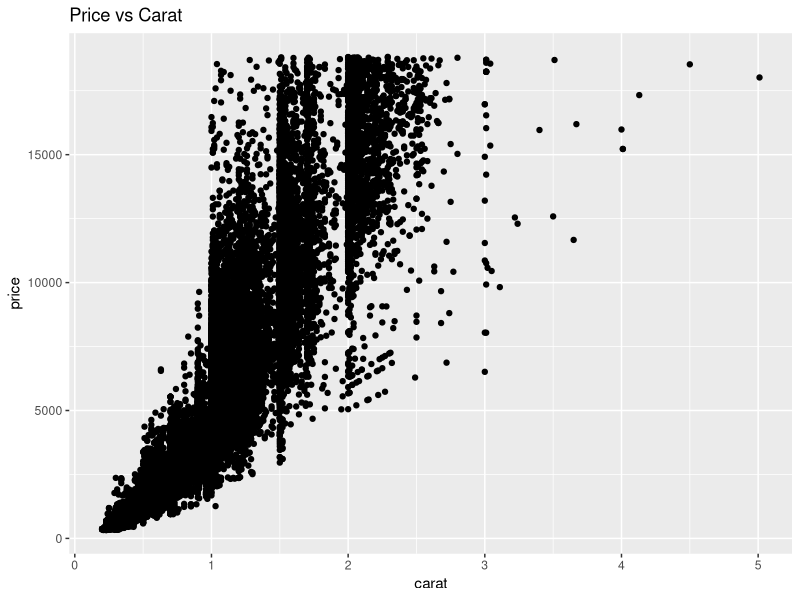
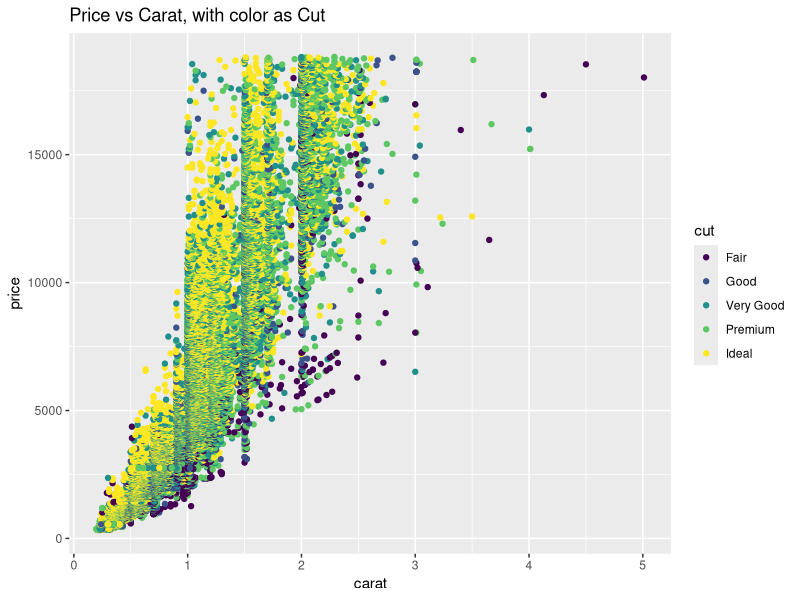
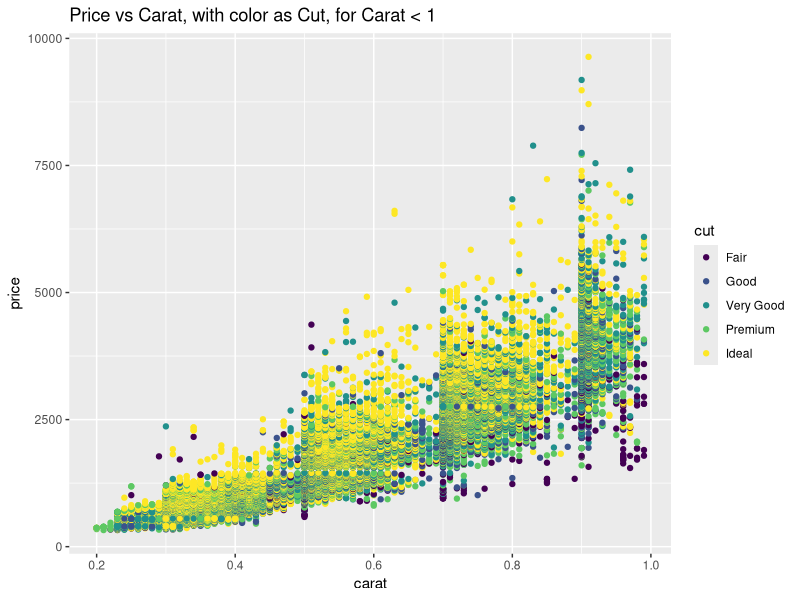
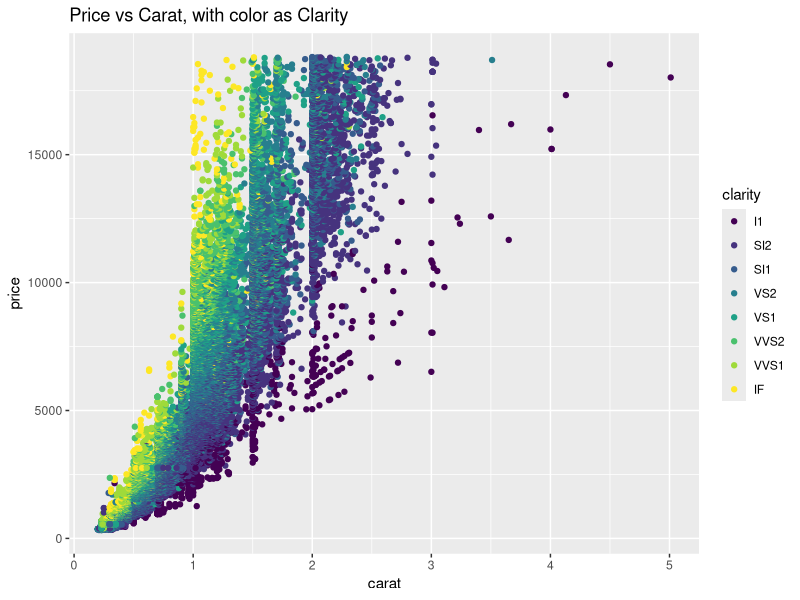
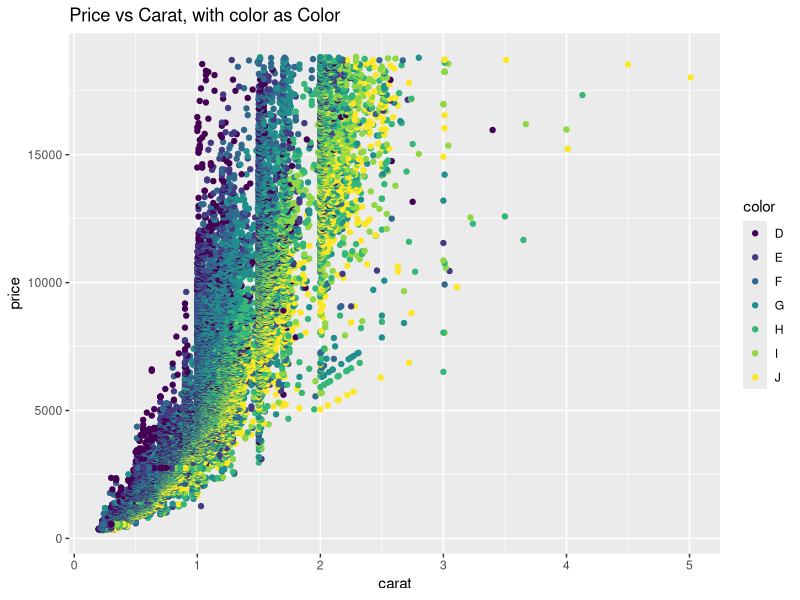
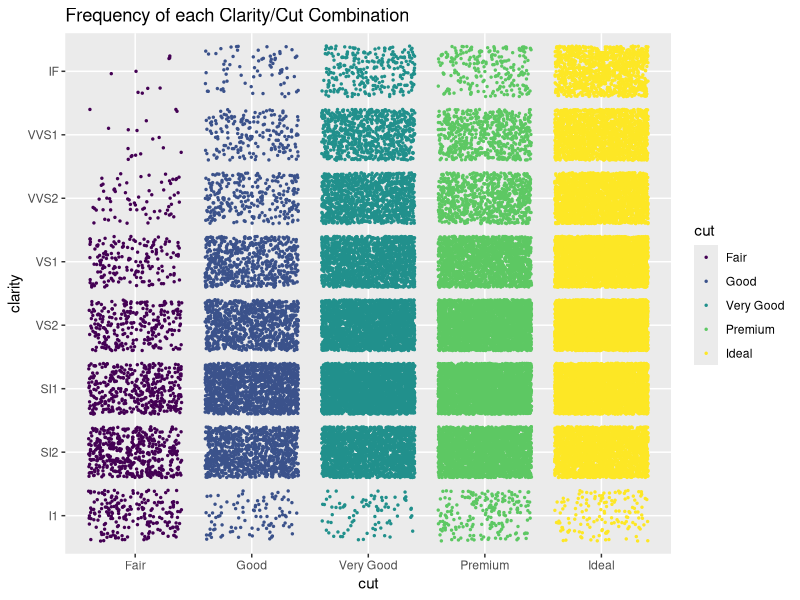
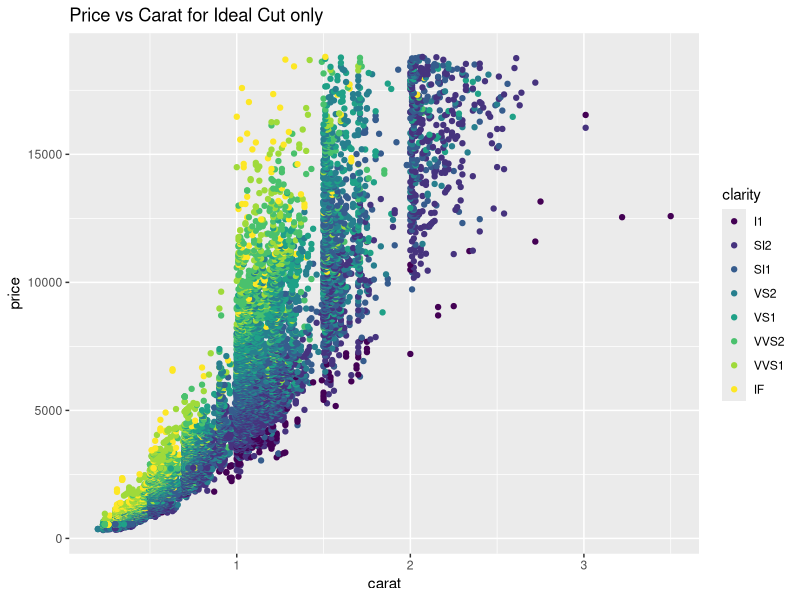

Reproduce these figures in R, in order.
## ---- chunk 1
library(tidyverse)
## ---- chunk 2
ggplot(data = diamonds) +
  geom_point(mapping = aes(x = carat, y = price)) +
  ggtitle("Price vs Carat")
## ---- chunk 3
diamonds %>%
  ggplot() +
  geom_point(mapping = aes(x = carat, y = price, color = cut)) +
  ggtitle("Price vs Carat, with color as Cut")
## ---- chunk 4
diamonds %>%
  filter(carat < 1) %>%
  ggplot() +
  geom_point(mapping = aes(x = carat, y = price, color = cut)) +
  ggtitle("Price vs Carat, with color as Cut, for Carat < 1")
## ---- chunk 5
diamonds %>% 
ggplot() +
  geom_point(mapping = aes(x = carat, y = price, color = clarity)) +
  ggtitle("Price vs Carat, with color as Clarity")
## ---- chunk 6
diamonds %>% 
ggplot() +
  geom_point(mapping = aes(x = carat, y = price, color = color)) +
  ggtitle("Price vs Carat, with color as Color")
## ---- chunk 7
summary(diamonds)
## ---- chunk 8
ggplot(diamonds, aes(cut, clarity)) +
  geom_jitter(aes(color = cut), size = 0.5) +
  ggtitle("Frequency of each Clarity/Cut Combination")
## ---- chunk 9
diamonds %>%
  filter(cut == "Ideal") %>%
  ggplot() +
  geom_point(mapping = aes(x = carat, y = price, color = clarity)) +
  ggtitle("Price vs Carat for Ideal Cut only")
